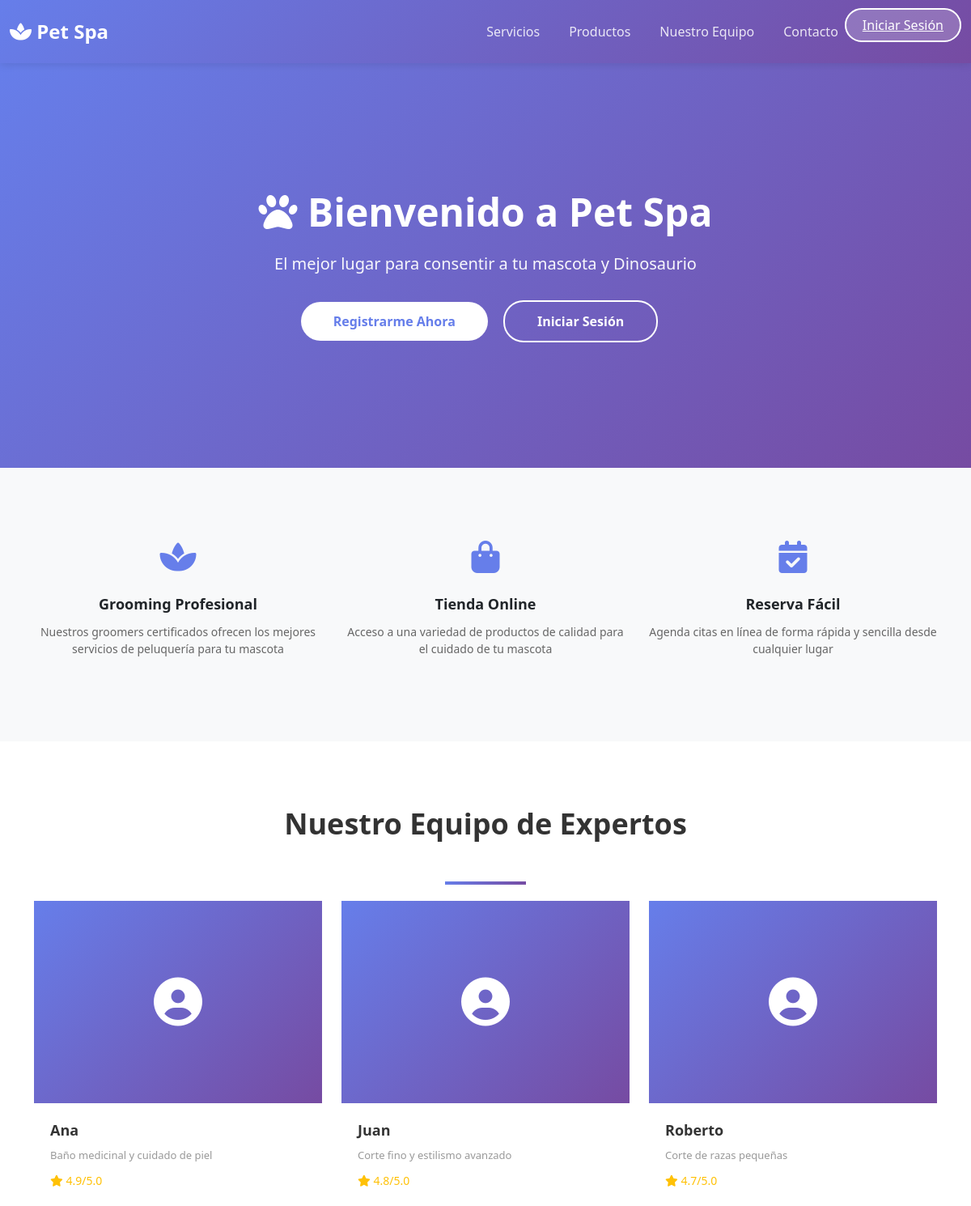
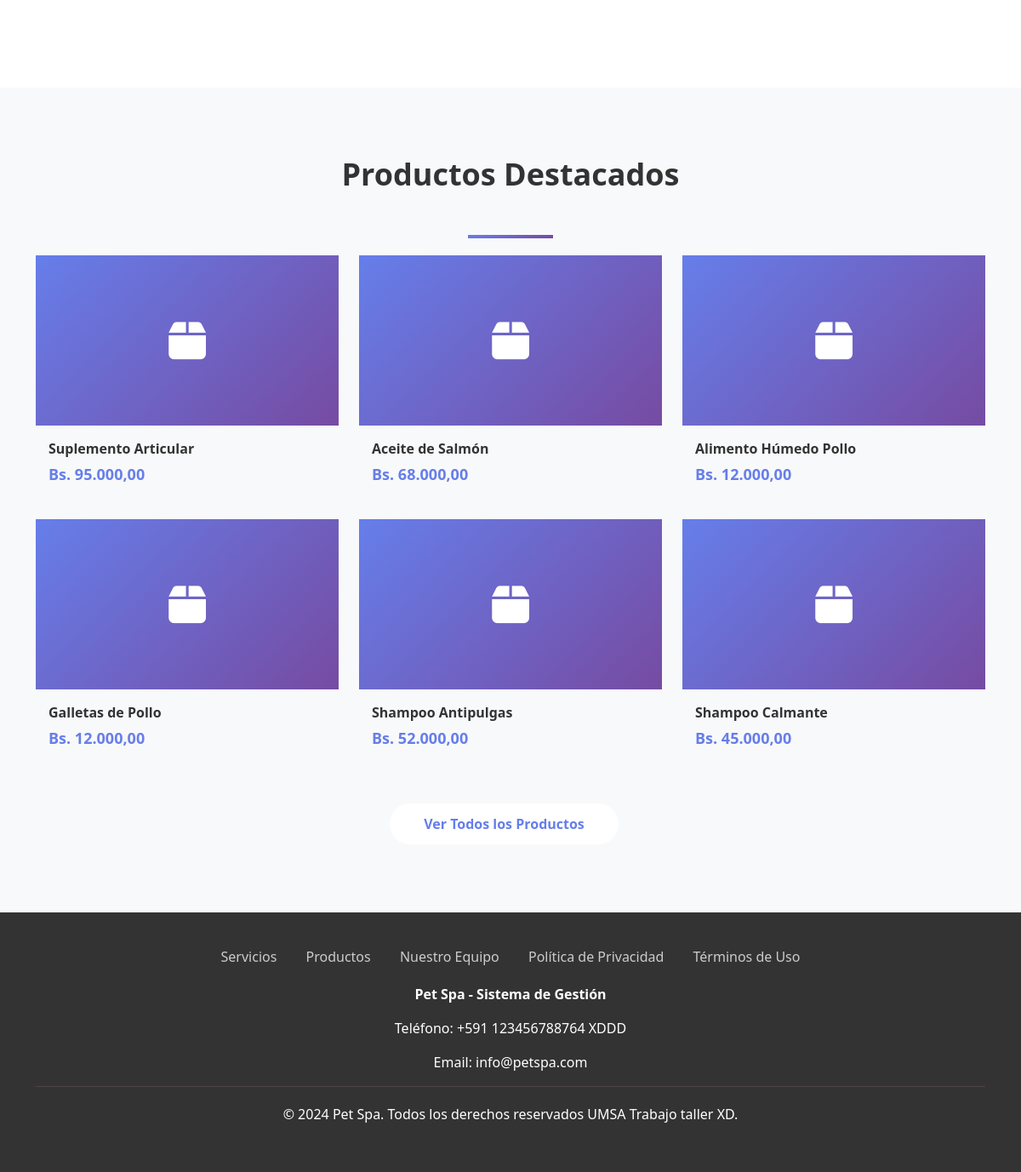
The page /public/index.php on the database its author committed (2 pictures, top to bottom).
### tables this page shows
CREATE TABLE groomer (
    id_groomer INT PRIMARY KEY,
    especialidad VARCHAR(100),
    capacidad_simultanea INT DEFAULT 1,
    estado_activo BOOLEAN DEFAULT TRUE,
    calificacion_promedio DECIMAL(3,2) DEFAULT 0,
    horario_trabajo TEXT,  
    FOREIGN KEY (id_groomer) REFERENCES usuario(id_usuario) ON DELETE CASCADE
);

CREATE TABLE usuario (
    id_usuario INT AUTO_INCREMENT PRIMARY KEY,
    email VARCHAR(100) UNIQUE NOT NULL,
    password_hash VARCHAR(255) NOT NULL,
    nombre VARCHAR(50) NOT NULL,
    apellido VARCHAR(50) NOT NULL,
    telefono VARCHAR(20),
    estado BOOLEAN DEFAULT TRUE,
    fecha_creacion TIMESTAMP DEFAULT CURRENT_TIMESTAMP,
    ultimo_acceso TIMESTAMP NULL,
    two_factor_secret VARCHAR(255) NULL,
    two_factor_enabled BOOLEAN DEFAULT FALSE,
    email_verification_token VARCHAR(255) NULL,
    email_verification_expiry DATETIME NULL,
    email_verified BOOLEAN DEFAULT FALSE,
    id_rol INT NOT NULL,
    FOREIGN KEY (id_rol) REFERENCES rol(id_rol) ON DELETE RESTRICT
);

CREATE TABLE producto (
    id_producto INT AUTO_INCREMENT PRIMARY KEY,
    nombre VARCHAR(100) NOT NULL,
    descripcion TEXT,
    precio_base DECIMAL(10,2) NOT NULL,
    stock_actual INT DEFAULT 0,
    stock_minimo INT DEFAULT 5,
    estado_activo BOOLEAN DEFAULT TRUE,
    id_categoria INT,
    FOREIGN KEY (id_categoria) REFERENCES categoria_producto(id_categoria) ON DELETE SET NULL
     
     
);

### core/helpers.php (called while the page is built, shortened)
<?php
function formatCurrency($amount, $currency = 'Bs.') {
    return $currency . ' ' . number_format($amount, 2, ',', '.');
}
?>

### public/index.php (the view, shortened to what this page needs)
<?php
require_once __DIR__ . '/../core/helpers.php';
require_once __DIR__ . '/../core/middleware.php';
try {
    $stmt = $conn->prepare("
        SELECT g.*, u.nombre, u.telefono
        FROM groomer g
        JOIN usuario u ON g.id_groomer = u.id_usuario
        WHERE g.estado_activo = 1
        ORDER BY g.calificacion_promedio DESC
        LIMIT 3
    ");
    $stmt->execute();
    $groomers = $stmt->fetchAll(PDO::FETCH_ASSOC);
    $stmt = $conn->prepare("
        SELECT * FROM producto
        WHERE estado_activo = 1
        ORDER BY descripcion DESC
        LIMIT 6
    ");
    $stmt->execute();
    $productos = $stmt->fetchAll(PDO::FETCH_ASSOC);
} catch (Exception $e) {
    error_log($e->getMessage());
    $groomers = [];
    $productos = [];
}
?>
<!DOCTYPE html>
<html lang="es">
<head>
    <link href="https://cdn.jsdelivr.net/npm/bootstrap@5.3.0/dist/css/bootstrap.min.css" rel="stylesheet">
    <link href="https://cdnjs.cloudflare.com/ajax/libs/font-awesome/6.4.0/css/all.min.css" rel="stylesheet">
</head>
<body>
    <nav class="navbar navbar-expand-lg navbar-dark sticky-top">
        <div class="container-fluid">
            <a class="navbar-brand" href="/petspa/public/index.php">
                <i class="fas fa-spa"></i> Pet Spa
            </a>
            <div class="collapse navbar-collapse" id="navbarNav">
                <ul class="navbar-nav ms-auto">
                    <li class="nav-item">
                        <a class="nav-link" href="#servicios">Servicios</a>
                    </li>
                    <li class="nav-item">
                        <a class="nav-link" href="#productos">Productos</a>
                    </li>
                    <li class="nav-item">
                        <a class="nav-link" href="#groomers">Nuestro Equipo</a>
                    </li>
                    <li class="nav-item">
                        <a class="nav-link" href="#contacto">Contacto</a>
                    </li>
                    <?php if (isset($_SESSION['usuario_id'])): ?>
                        <li class="nav-item">
                            <a class="nav-link" href="/petspa/public/cliente/dashboard.php">
                                <i class="fas fa-user-circle"></i> Mi Dashboard
                            </a>
                        </li>
                        <li class="nav-item">
                            <a class="nav-link" href="/petspa/api/auth/logout.php">Cerrar Sesión</a>
                        </li>
                    <?php else: ?>
                        <li class="nav-item">
                            <a class="btn-login" href="/petspa/public/login.php">Iniciar Sesión</a>
                        </li>
                    <?php endif; ?>
                </ul>
            </div>
        </div>
    </nav>
    <section class="hero">
        <div>
            <h1><i class="fas fa-paw"></i> Bienvenido a Pet Spa</h1>
            <p>El mejor lugar para consentir a tu mascota y Dinosaurio</p>
            <div>
                <?php if (!isset($_SESSION['usuario_id'])): ?>
                    <a href="/petspa/public/register.php" class="btn-cta">Registrarme Ahora</a>
                    <a href="/petspa/public/login.php" class="btn-cta btn-cta-secondary">Iniciar Sesión</a>
                <?php else: ?>
                    <a href="/petspa/public/cliente/agendar_cita.php" class="btn-cta">Agendar Cita</a>
                    <a href="/petspa/public/cliente/tienda.php" class="btn-cta btn-cta-secondary">Ver Tienda</a>
                <?php endif; ?>
            </div>
        </div>
    </section>
    <section class="section" style="background: #f8f9fa;">
        <div class="container">
            <div class="row">
                <div class="col-md-4 text-center mb-4">
                    <div class="feature-icon"><i class="fas fa-spa"></i></div>
                    <div class="feature-title">Grooming Profesional</div>
                    <div class="feature-text">Nuestros groomers certificados ofrecen los mejores servicios de peluquería para tu mascota</div>
                </div>
                <div class="col-md-4 text-center mb-4">
                    <div class="feature-icon"><i class="fas fa-shopping-bag"></i></div>
                    <div class="feature-title">Tienda Online</div>
                    <div class="feature-text">Acceso a una variedad de productos de calidad para el cuidado de tu mascota</div>
                </div>
                <div class="col-md-4 text-center mb-4">
                    <div class="feature-icon"><i class="fas fa-calendar-check"></i></div>
                    <div class="feature-title">Reserva Fácil</div>
                    <div class="feature-text">Agenda citas en línea de forma rápida y sencilla desde cualquier lugar</div>
                </div>
            </div>
        </div>
    </section>
    <section class="section" id="groomers">
        <div class="container">
            <h2 class="section-title">Nuestro Equipo de Expertos</h2>
            <div class="section-title-underline"></div>
            <?php if (!empty($groomers)): ?>
                <div class="row">
                    <?php foreach ($groomers as $groomer): ?>
                        <div class="col-md-4 mb-4">
                            <a href="/petspa/public/cliente/servicios.php" class="groomer-card">
                                <div class="groomer-image">
                                    <i class="fas fa-user-circle"></i>
                                </div>
                                <div class="groomer-info">
                                    <div class="groomer-name"><?php echo htmlspecialchars($groomer['nombre']); ?></div>
                                    <div class="groomer-specialty"><?php echo htmlspecialchars($groomer['especialidad']); ?></div>
                                    <div class="groomer-rating">
                                        <i class="fas fa-star"></i> <?php echo round($groomer['calificacion_promedio'], 1); ?>/5.0
                                    </div>
                                </div>
                            </a>
                        </div>
                    <?php endforeach; ?>
                </div>
            <?php else: ?>
                <div class="empty-state">
                    <p>Pronto tendremos mass groomers disponibles</p>
                </div>
            <?php endif; ?>
        </div>
    </section>
    <section class="section" style="background: #f8f9fa;" id="productos">
        <div class="container">
            <h2 class="section-title">Productos Destacados</h2>
            <div class="section-title-underline"></div>
            <?php if (!empty($productos)): ?>
                <div class="row">
                    <?php foreach ($productos as $producto): ?>
                        <div class="col-md-4 mb-4">
                            <a href="/petspa/public/cliente/tienda.php" class="product-card">
                                <div class="product-image">
                                    <i class="fas fa-box"></i>
                                </div>
                                <div class="product-info">
                                    <div class="product-name"><?php echo htmlspecialchars($producto['nombre']); ?></div>
                                    <div class="product-price"><?php echo formatCurrency($producto['precio_base']); ?></div>
                                </div>
                            </a>
                        </div>
                    <?php endforeach; ?>
                </div>
            <?php else: ?>
                <div class="empty-state">
                    <p>Pronto habrá productos disponibles</p>
                </div>
            <?php endif; ?>
            <?php if (!isset($_SESSION['usuario_id'])): ?>
                <div class="text-center mt-4">
                    <a href="/petspa/public/register.php" class="btn-cta">Ver Todos los Productos</a>
                </div>
            <?php else: ?>
                <div class="text-center mt-4">
                    <a href="/petspa/public/cliente/tienda.php" class="btn-cta">Ver Todos los Productos</a>
                </div>
            <?php endif; ?>
        </div>
    </section>
    <footer id="contacto">
        <div class="container">
            <div class="footer-links">
                <a href="#servicios">Servicios</a>
                <a href="#productos">Productos</a>
                <a href="#groomers">Nuestro Equipo</a>
                <a href="#">Política de Privacidad</a>
                <a href="#">Términos de Uso</a>
            </div>
            <div class="mb-3">
                <p><strong>Pet Spa - Sistema de Gestión</strong></p>
                <p>Teléfono: +591 123456788764 XDDD</p>
                <p>Email: info@petspa.com</p>
            </div>
            <div style="border-top: 1px solid #4e4343; padding-top: 20px;">
                <p>&copy; 2024 Pet Spa. Todos los derechos reservados UMSA Trabajo taller XD.</p>
            </div>
        </div>
    </footer>
</body>
</html>

### public/index.php (style rules this page uses)
* { margin: 0; padding: 0; box-sizing: border-box; }
body { font-family: 'Segoe UI', Tahoma, Geneva, Verdana, sans-serif; }
.navbar { background: linear-gradient(135deg, #667eea 0%, #764ba2 100%); box-shadow: 0 2px 10px rgba(0, 0, 0, 0.1); padding: 1rem 0; }
.navbar-brand { font-size: 24px; font-weight: bold; color: white !important; }
.nav-link { color: rgba(255, 255, 255, 0.85) !important; transition: all 0.3s; margin-left: 20px; }
.btn-login { background: rgba(255, 255, 255, 0.2); border: 2px solid white; color: white; padding: 8px 20px; border-radius: 25px; transition: all 0.3s; }
.hero { background: linear-gradient(135deg, #667eea 0%, #764ba2 100%); color: white; padding: 100px 20px; text-align: center; min-height: 500px; display: flex; align-items: center; justify-content: center; }
.hero h1 { font-size: 48px; font-weight: bold; margin-bottom: 20px; }
.hero p { font-size: 20px; margin-bottom: 30px; opacity: 0.95; }
.btn-cta { background: white; color: #667eea; padding: 12px 40px; font-size: 16px; font-weight: 600; border-radius: 25px; transition: all 0.3s; text-decoration: none; display: inline-block; margin-right: 15px; }
.btn-cta-secondary { background: transparent; color: white; border: 2px solid white; }
.section { padding: 80px 20px; }
.section-title { text-align: center; font-size: 36px; font-weight: bold; margin-bottom: 50px; color: #333; }
.section-title-underline { width: 100px; height: 4px; background: linear-gradient(135deg, #667eea 0%, #764ba2 100%); margin: 20px auto; }
.groomer-card { background: white; border-radius: 10px; overflow: hidden; box-shadow: 0 5px 20px rgba(0, 0, 0, 0.1); transition: all 0.3s; text-decoration: none; color: #333; }
.groomer-image { width: 100%; height: 250px; background: linear-gradient(135deg, #667eea 0%, #764ba2 100%); display: flex; align-items: center; justify-content: center; font-size: 60px; color: white; }
.groomer-info { padding: 20px; }
.groomer-name { font-size: 18px; font-weight: bold; margin-bottom: 8px; }
.groomer-specialty { font-size: 13px; color: #999; margin-bottom: 10px; }
.groomer-rating { color: #ffc107; font-size: 14px; }
.product-card { background: white; border-radius: 10px; overflow: hidden; box-shadow: 0 5px 20px rgba(0, 0, 0, 0.1); transition: all 0.3s; text-decoration: none; color: #333; }
.product-image { width: 100%; height: 200px; background: linear-gradient(135deg, #667eea 0%, #764ba2 100%); display: flex; align-items: center; justify-content: center; font-size: 50px; color: white; }
.product-info { padding: 15px; }
.product-name { font-size: 16px; font-weight: bold; margin-bottom: 5px; }
.product-price { font-size: 18px; font-weight: bold; color: #667eea; }
.feature-icon { font-size: 40px; color: #667eea; margin-bottom: 15px; }
.feature-title { font-size: 18px; font-weight: bold; margin-bottom: 10px; }
.feature-text { color: #666; font-size: 14px; }
footer { background: #333; color: white; padding: 40px 20px; text-align: center; }
.footer-links { margin-bottom: 20px; }
.footer-links a { color: #ccc; text-decoration: none; margin: 0 15px; transition: all 0.3s; }

### rows shown on the page
groomer: id_groomer.nombre "Ana", especialidad "Baño medicinal y cuidado de piel", calificacion_promedio "4.9"
groomer: id_groomer.nombre "Juan", especialidad "Corte fino y estilismo avanzado", calificacion_promedio "4.8"
groomer: id_groomer.nombre "Roberto", especialidad "Corte de razas pequeñas", calificacion_promedio "4.7"
producto: nombre "Suplemento Articular", precio_base "Bs. 95.000,00"
producto: nombre "Aceite de Salmón", precio_base "Bs. 68.000,00"
producto: nombre "Alimento Húmedo Pollo", precio_base "Bs. 12.000,00"
producto: nombre "Galletas de Pollo", precio_base "Bs. 12.000,00"
producto: nombre "Shampoo Antipulgas", precio_base "Bs. 52.000,00"
producto: nombre "Shampoo Calmante", precio_base "Bs. 45.000,00"
